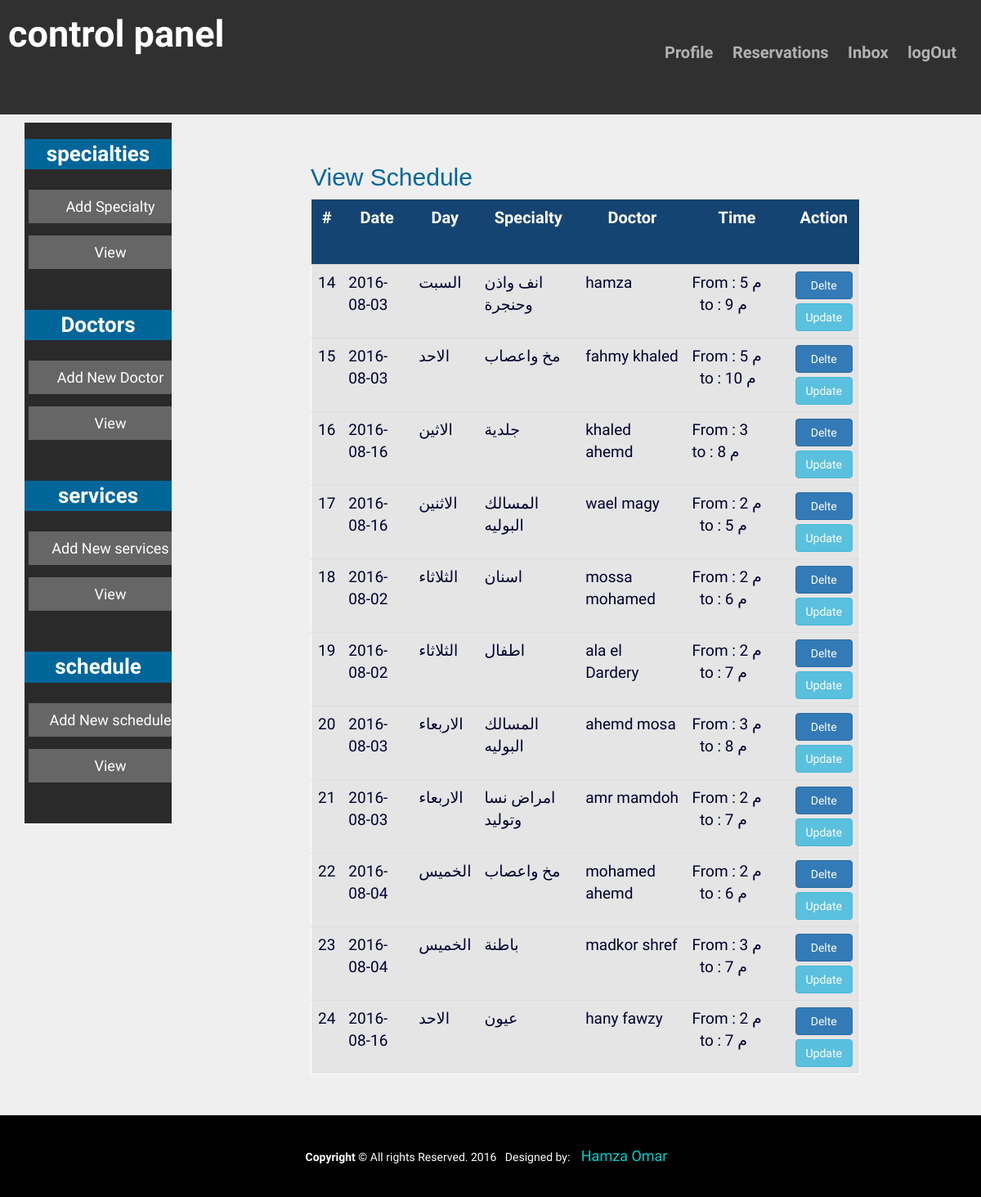
Screenshot of /admin/index.php?p=Schedule_view with the database file from the repository.
### tables this page shows
CREATE TABLE `schedule` (
  `schedule_ID` int(11) NOT NULL,
  `Day` varchar(50) NOT NULL,
  `start` varchar(50) NOT NULL,
  `end` varchar(50) NOT NULL,
  `Date` date NOT NULL,
  `Doc_ID` varchar(11) NOT NULL,
  `Sepc_ID` varchar(11) NOT NULL
);

CREATE TABLE `specialties` (
  `Sepc_ID` int(11) NOT NULL,
  `Specialty_name` varchar(100) NOT NULL,
  `img` varchar(200) NOT NULL,
  `Admin_ID` int(11) NOT NULL
);

CREATE TABLE `doctors` (
  `Doc_ID` int(11) NOT NULL,
  `Name` varchar(50) NOT NULL,
  `achievement` text NOT NULL,
  `mobile` int(11) NOT NULL,
  `email` varchar(100) NOT NULL,
  `pic` varchar(200) NOT NULL,
  `Admin_ID` varchar(100) NOT NULL,
  `Sepc_ID` varchar(100) NOT NULL
);

### admin/Schedule_view.php (the view, shortened to what this page needs)
   <h2 class='form_title'>View Schedule</h2>
   <?PHP
    include("../include/connection.php");
    mysqli_set_charset($con,'UTF8');
$select_doctors =
"SELECT *FROM `schedule` JOIN `doctors` JOIN `specialties` WHERE `doctors`.Doc_ID =`schedule`.Doc_ID and specialties.Sepc_ID =`schedule`.Sepc_ID" ;
   $query = mysqli_query($con,$select_doctors);
   if(mysqli_num_rows($query)>0){
	echo '  <table class="table-hover table">
	      <th class="th"> #</th>
		  <th class="th">Date </th>
          <th class="th">Day </th>
		  <th class="th">Specialty  </th>
           <th class="th">Doctor</th>
		   <th class="th">Time</th>
			   <th class="th"> Action</th>
	';
	while( $result = mysqli_fetch_array($query)) {
echo "
  <tr>
  <td class='td'> ".$result['schedule_ID']."  </td>
    <td class='td'> ".$result['Date']."  </td>
	<td class='td'> ".$result['Day']." </td>
	<td class='td'> ".$result['Specialty_name']." </td>
	<td class='td'> ".$result['Name']." </td>
	<td class='td'>   From : ".$result['start']." &nbsp; &nbsp; &nbsp;  to : ".$result['end']."</td>
        <td class='td'>
		<form method='post' action='Schedule_edit.php?id=".$result['schedule_ID']."' style='margin-bottom:5px'>
		 <input type='submit' name='delete_schedule' class=' btn btn-primary btn-block button' value='Delte'/>
		 </form>
	<form method='post' action='index.php?p=Schedule_update&id=".$result['schedule_ID']."'>
		<input type='submit' name='udpate' class=' btn btn-info btn-block button' value='Update'/>
		</form>
		</td>
     </tr>
    ";
 }
  echo "
  </table>";
   }
 ?>

### css/style.css (style rules this page uses)
* { margin:0; padding:0; font-family: 'Pontano Sans', sans-serif; }

### admin/css/style.css (style rules this page uses)
#body , html { background-image:url(../img/bg.jpg); background-repeat:no-repeat; background-size:cover ; height:100%; width:100% }
.form_title { color:#069 ; font-family: Tahoma, Geneva, sans-serif; font-size:30px }
table { background-color:rgba(204,204,204,.3); border:1px solid; width:65%; padding-left:20px; padding-right:20px }
.th { color:#fff ; font-size:20px; font:Tahoma, Geneva, sans-serif; text-align:center; padding-left:30px; padding-right:30px; background-color:rgba(0,51,102,.9); height:80px }
.td { color:#003 ; font-size:19px }
.button { width:30px }

### rows the page displays
schedule: schedule_ID "14", Date "2016-08-03", Day "السبت", Sepc_ID.Specialty_name "انف واذن وحنجرة", Doc_ID.Name "hamza", start "5 م", end "9 م"
schedule: schedule_ID "15", Date "2016-08-03", Day "الاحد", Sepc_ID.Specialty_name "مخ واعصاب", Doc_ID.Name "fahmy khaled", start "5 م", end "10 م"
schedule: schedule_ID "16", Date "2016-08-16", Day "الاثين", Sepc_ID.Specialty_name "جلدية", Doc_ID.Name "khaled ahemd", start "3", end "8 م"
schedule: schedule_ID "17", Date "2016-08-16", Day "الاثنين", Sepc_ID.Specialty_name "المسالك البوليه", Doc_ID.Name "wael magy", start "2 م", end "5 م"
schedule: schedule_ID "18", Date "2016-08-02", Day "الثلاثاء", Sepc_ID.Specialty_name "اسنان", Doc_ID.Name "mossa mohamed", start "2 م", end "6 م"
schedule: schedule_ID "19", Date "2016-08-02", Day "الثلاثاء", Sepc_ID.Specialty_name "اطفال", Doc_ID.Name "ala el Dardery", start "2 م", end "7 م"
schedule: schedule_ID "20", Date "2016-08-03", Day "الاربعاء", Sepc_ID.Specialty_name "المسالك البوليه", Doc_ID.Name "ahemd mosa", start "3 م", end "8 م"
schedule: schedule_ID "21", Date "2016-08-03", Day "الاربعاء", Sepc_ID.Specialty_name "امراض نسا وتوليد", Doc_ID.Name "amr mamdoh", start "2 م", end "7 م"
schedule: schedule_ID "22", Date "2016-08-04", Day "الخميس", Sepc_ID.Specialty_name "مخ واعصاب", Doc_ID.Name "mohamed ahemd", start "2 م", end "6 م"
schedule: schedule_ID "23", Date "2016-08-04", Day "الخميس", Sepc_ID.Specialty_name "باطنة", Doc_ID.Name "madkor shref", start "3 م", end "7 م"
schedule: schedule_ID "24", Date "2016-08-16", Day "الاحد", Sepc_ID.Specialty_name "عيون", Doc_ID.Name "hany fawzy", start "2 م", end "7 م"
